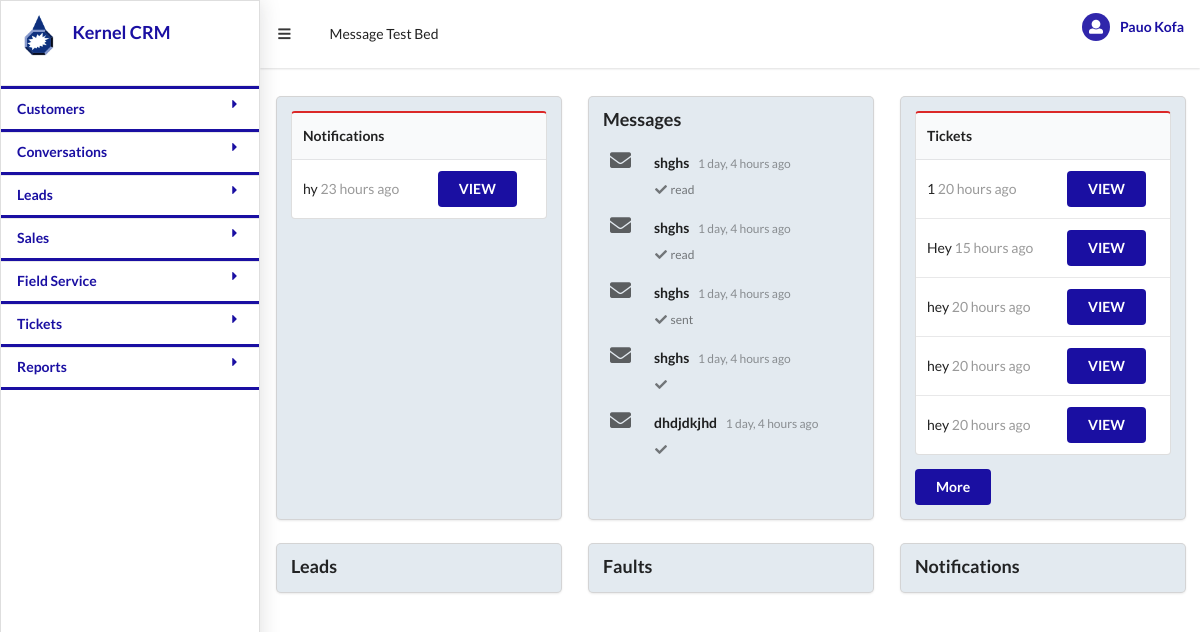
The page / (signed in) on the database its author committed.
### crmapp/models.py (models this page shows, shortened)
class Notification(models.Model):
	date_added =models.DateTimeField(auto_now=True)
	notification = models.CharField(max_length=300)
	serverity = models.CharField(choices = notification_severity,max_length=20)
	departments = models.ManyToManyField(Department)
	agents = models.ManyToManyField(Agent)
	conversation = models.ForeignKey(Conversation, on_delete=models.PROTECT)
	ticket = models.ForeignKey(Ticket,on_delete=models.PROTECT)
	lead = models.ForeignKey(Lead, on_delete=models.PROTECT)

class Message(models.Model):
	date_added = models.DateTimeField(auto_now=True)
	conversation = models.ForeignKey(Conversation,on_delete= models.PROTECT)
	message_to = models.ForeignKey(Persona, on_delete = models.PROTECT ,related_name='message_to',null=True)
	message_from = models.ForeignKey(Persona, on_delete = models.PROTECT,related_name='message_from')
	status = models.CharField(choices = message_status,max_length=50,default='sent')
	body = models.CharField(max_length=200)

class Ticket(models.Model):
	date_added = models.DateTimeField(auto_now=True)
	tittle = models.CharField(max_length=20)
	agents = models.ManyToManyField(Agent)
	status =models.CharField(choices=ticket_status,max_length=20)
	department = models.ManyToManyField(Department)

### crmapp/views.py (the view)
# urls.py: path('', views.index, name='index'),
@login_required()
def index(request):
	template=loader.get_template('crmapp/index.html')
	try:
		messages = Message.objects.all().reverse()[:5]
	except IndexError:
		messages = Message.objects.all()
	try:
		tickets = Ticket.objects.all().reverse()[:5]
	except IndexError:
		tickets = Ticket.objects.all()
	try:
		notifications = Notification.objects.all().reverse()[5]
	except IndexError:
		notifications =Notification.objects.all()
	context={'messages':messages,'notifications':notifications,'tickets':tickets}
	return HttpResponse(template.render(context,request))

### crmapp/templates/crmapp/index.html
{% extends "base.html" %}
{% block content %}
{% load humanize %}
<div class="ui  three stackable cards">
<div class="card">
	<div class="content">
		<table class="ui red table">
  <thead>
    <tr><th>Notifications</th>
    	<th></th>
  </tr></thead><tbody>
                {% if notifications %}
    {% for notification in notifications %}
    <tr>
      <td>{{notification.notification}} <span class="meta">{{notification.date_added |naturaltime}}</span></td>
      <td> <button class="ui blue button" >VIEW</button> </td>
    </tr>
    {% endfor %}
    {% endif %}
  </tbody>
</table>
	</div>
</div>
<div class="card">
	<div class="content">
		<h3 class="ui header">Messages</h3>
		<div class="ui feed">
                {% if messages %}
    {% for message in messages %}
            <div class="event">
    <div class="label">
      <i class="ui envelope  icon"></i>
    </div>
    <div class="content">
      <div class="summary">
        {{message.body}}
        <div class="date">
          {{message.date_added |naturaltime}}
        </div>
      </div>
      <div class="meta">
        <a class="like">
          <i class="check icon"></i> {{message.status}}
        </a>
      </div>
    </div>
  </div>
    {% endfor %}
    {% endif %}
		</div>
	</div>
</div>
<div class="card">
  <div class="content">
    <table class="ui red table">
  <thead>
    <tr><th>Tickets</th>
      <th></th>
  </tr></thead><tbody>
             {% if tickets %}
    {% for ticket in tickets %}
    <tr>
      <td>{{ticket.tittle}} <span class="meta">{{ticket.date_added |naturaltime}}</span></td>
      <td> <a  href="{% url 'ticket_detail' ticket.id %}" class="ui blue button" >VIEW</a> </td>
    </tr>
    {% endfor %}
    {% endif %}
      </tbody>
</table>
 <a href="/tickets/all" class="ui blue button">More</a>
	</div>
</div>
<div class="card"><div class="content">
		<h3 class="ui header">Leads</h3>
	</div>
</div>
<div class="card">
<div class="content">
		<h3 class="ui header">Faults</h3>
	</div>
</div>
<div class="card">
	<div class="content">
		<h3 class="ui header">Notifications</h3>
	</div>
</div>
</div>
{% endblock %}

### crmapp/templates/base.html (shortened to what this page needs)
<!DOCTYPE html>
<html>
<head>
  {% load static %}
<link rel="stylesheet" type="text/css" href="{% static 'crmapp/css/semantic.min.css' %}">
</head>
<body style = 'background-color: #ffffff'>
<div class="ui sidebar vertical left menu overlay visible" style="-webkit-transition-duration: 0.1s; overflow: visible !important;">
  <div class="item logo">
      <h3 class="ui header" style="color:#1a0fa2"><img src="{% static 'crmapp/images/logo.png'%}"  />Kernel CRM</h3>
  </div>
 <div class="ui accordion">
    <a class="title item" style="color:#182f7c"> <b>Customers</b> <i class="dropdown icon"></i>
                </a>
       <div class="title item ">
      <i class="dropdown icon"></i><b>Conversations</b>
    </div>
    <div class="title item ">
      <i class="dropdown icon"></i><b> Leads</b>
    </div>
    <div class="title item">
      <i class="dropdown icon"></i><b> Sales</b>
    </div>
        <div class="title item">
      <i class="dropdown icon"></i><b>Field Service</b>
    </div>
        <div class="title item">
      <i class="dropdown icon"></i><b>Tickets</b>
    </div>
    <a class=" title item" style=" border-bottom-style: solid !important;
   border-bottom-width: 3px !important;">
     <i class="dropdown icon"></i> <b>Reports</b>
    </a>
  </div>
</div>
<div class="pusher">
  <div class="ui menu asd borderless" style="border-radius: 0!important; border: 0; margin-left: 260px; -webkit-transition-duration: 0.1s;">
    <a class="item openbtn">
      <i class="icon content"></i>
    </a>
    <a class="item" href="{% url 'testbed' 'new'%}">Message Test Bed
                </a>
    <div class="right menu">
       {% if request.user.is_authenticated %}
    <h5 class=" ui item center aligned icon  popy">
  <i class="circular inverted user icon" style="background-color:#1a0fa2!important "></i>
  <b style="color: #1a0fa2;margin-left:10px">    {{ request.user.first_name }}  {{ request.user.last_name }}</b>
</h5>
             {% endif %}
    </div>
  </div>
<div class="expandedMargin" id="content" style="padding:15px;">
  {% block content %}
  {% endblock %}
  </div>
</div>
</body>
</html>

### crmapp/templates/base.html (style rules this page uses)
.expandedMargin { margin-left: 262px !important; }
.sidebar .item i { font-size: 24px; margin-top: -5px !important; }
.title.item { padding: .92857143em 1.14285714em !important; color:#1a0fa2 !important; border-top-style: solid !important; border-top-width: 3px !important; }
.blue.button { background-color: #1a0fa2 !important; }
.card { background-color: #e3eaf0 !important; }

### rows shown on the page
Notification: notification "hy", date_added "23 hours ago"
Message: body "shghs", date_added "1 day, 4 hours ago", status "read"
Message: body "shghs", date_added "1 day, 4 hours ago", status "read"
Message: body "shghs", date_added "1 day, 4 hours ago", status "sent"
Message: body "shghs", date_added "1 day, 4 hours ago"
Message: body "dhdjdkjhd", date_added "1 day, 4 hours ago"
Ticket: tittle "1", date_added "20 hours ago"
Ticket: tittle "Hey", date_added "15 hours ago"
Ticket: tittle "hey", date_added "20 hours ago"
Ticket: tittle "hey", date_added "20 hours ago"
Ticket: tittle "hey", date_added "20 hours ago"

### other values the page prints
{{ request.user.first_name }} "Pauo"
{{ request.user.last_name }} "Kofa"
